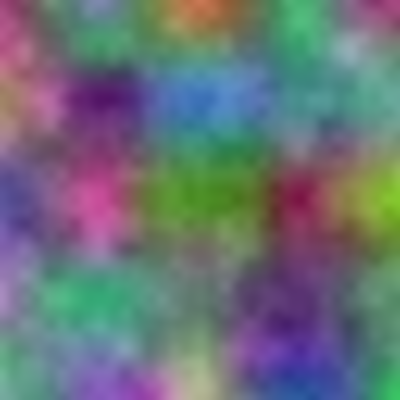
Frame 1 (no input)
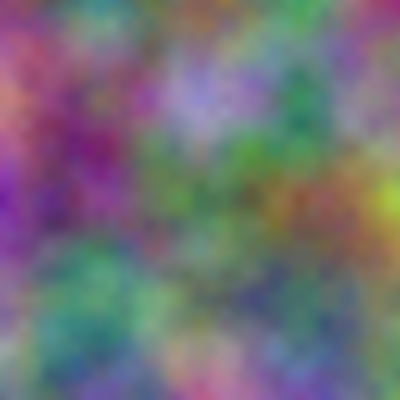
Frame 60 (the mouse pressed at the canvas centre just before this capture)
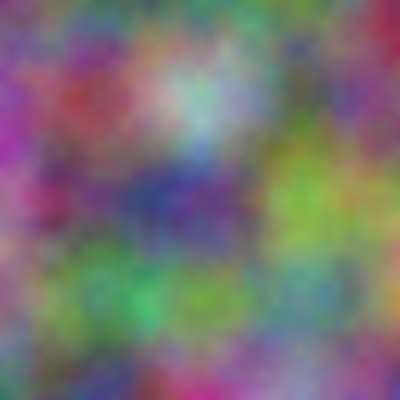
Frame 120 (the mouse held since frame 60 and released just before this capture)

The Processing sketch that drew these frames (run headless with seeded random() and noise(); from frame 60 on, the mouse is pressed at the canvas centre):

// Processing sketch: Perlin_Noise
// ── Perlin_Noise.pde
PImage img;
float sc = 0.01;
float z = 0;

void setup() {
  size(400, 400);
  noSmooth();
  img = createImage(width, height, RGB);
}

void drawNoise() {
  img.loadPixels();
  int x = 0;
  int y = 0;
  for (int i = 0; i < img.pixels.length; i++) {
    x++;
    if (i % width == 0) {y++; x=0;}
    
    img.pixels[i] = color(
      noise(x*sc, y*sc, z*sc)*255, 
      noise(x*sc, y*sc, z*sc*.75+100)*255, 
      noise(x*sc, y*sc, z*sc*.5+200)*255);
  }
  img.updatePixels();
  image(img, 0, 0);
  z++;
}

void draw() {
  drawNoise();
}
